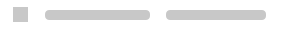
<?xml version="1.0" encoding="UTF-8"?>
<ui version="4.0">
 <class>NodeSelectorLoadingDelegate</class>
 <widget class="QWidget" name="NodeSelectorLoadingDelegate">
  <property name="geometry">
   <rect>
    <x>0</x>
    <y>0</y>
    <width>297</width>
    <height>30</height>
   </rect>
  </property>
  <property name="sizePolicy">
   <sizepolicy hsizetype="Expanding" vsizetype="Fixed">
    <horstretch>0</horstretch>
    <verstretch>0</verstretch>
   </sizepolicy>
  </property>
  <property name="minimumSize">
   <size>
    <width>0</width>
    <height>30</height>
   </size>
  </property>
  <property name="maximumSize">
   <size>
    <width>16777215</width>
    <height>64</height>
   </size>
  </property>
  <property name="windowTitle">
   <string/>
  </property>
  <property name="autoFillBackground">
   <bool>false</bool>
  </property>
  <property name="styleSheet">
   <string notr="true">#NodeSelectorLoadingDelegate
{
background-color: rgb(255, 255, 255);
}
</string>
  </property>
  <layout class="QHBoxLayout" name="horizontalLayout">
   <property name="topMargin">
    <number>5</number>
   </property>
   <property name="bottomMargin">
    <number>5</number>
   </property>
   <item>
    <widget class="QWidget" name="tFileType_2" native="true">
     <property name="sizePolicy">
      <sizepolicy hsizetype="Fixed" vsizetype="Fixed">
       <horstretch>0</horstretch>
       <verstretch>0</verstretch>
      </sizepolicy>
     </property>
     <property name="minimumSize">
      <size>
       <width>20</width>
       <height>20</height>
      </size>
     </property>
     <property name="maximumSize">
      <size>
       <width>20</width>
       <height>20</height>
      </size>
     </property>
     <property name="autoFillBackground">
      <bool>false</bool>
     </property>
     <layout class="QHBoxLayout" name="horizontalLayout_6">
      <property name="spacing">
       <number>0</number>
      </property>
      <property name="leftMargin">
       <number>0</number>
      </property>
      <property name="topMargin">
       <number>0</number>
      </property>
      <property name="rightMargin">
       <number>0</number>
      </property>
      <property name="bottomMargin">
       <number>0</number>
      </property>
      <item alignment="Qt::AlignHCenter|Qt::AlignVCenter">
       <widget class="QWidget" name="typePlaceHolder_2" native="true">
        <property name="sizePolicy">
         <sizepolicy hsizetype="Fixed" vsizetype="Fixed">
          <horstretch>0</horstretch>
          <verstretch>0</verstretch>
         </sizepolicy>
        </property>
        <property name="minimumSize">
         <size>
          <width>15</width>
          <height>15</height>
         </size>
        </property>
        <property name="maximumSize">
         <size>
          <width>15</width>
          <height>15</height>
         </size>
        </property>
        <property name="styleSheet">
         <string notr="true">background-color: rgb(200, 200, 200);</string>
        </property>
       </widget>
      </item>
     </layout>
    </widget>
   </item>
   <item>
    <spacer name="horizontalSpacer_2">
     <property name="orientation">
      <enum>Qt::Horizontal</enum>
     </property>
     <property name="sizeType">
      <enum>QSizePolicy::Fixed</enum>
     </property>
     <property name="sizeHint" stdset="0">
      <size>
       <width>8</width>
       <height>0</height>
      </size>
     </property>
    </spacer>
   </item>
   <item>
    <widget class="QWidget" name="wName_2" native="true">
     <property name="sizePolicy">
      <sizepolicy hsizetype="Expanding" vsizetype="Fixed">
       <horstretch>0</horstretch>
       <verstretch>0</verstretch>
      </sizepolicy>
     </property>
     <property name="minimumSize">
      <size>
       <width>105</width>
       <height>20</height>
      </size>
     </property>
     <property name="maximumSize">
      <size>
       <width>16777215</width>
       <height>20</height>
      </size>
     </property>
     <layout class="QVBoxLayout" name="wNameLayout_2">
      <property name="spacing">
       <number>0</number>
      </property>
      <property name="leftMargin">
       <number>0</number>
      </property>
      <property name="topMargin">
       <number>0</number>
      </property>
      <property name="rightMargin">
       <number>20</number>
      </property>
      <property name="bottomMargin">
       <number>0</number>
      </property>
      <item>
       <widget class="QWidget" name="lTransferName_2" native="true">
        <property name="sizePolicy">
         <sizepolicy hsizetype="Expanding" vsizetype="Preferred">
          <horstretch>0</horstretch>
          <verstretch>0</verstretch>
         </sizepolicy>
        </property>
        <property name="minimumSize">
         <size>
          <width>105</width>
          <height>10</height>
         </size>
        </property>
        <property name="maximumSize">
         <size>
          <width>16777215</width>
          <height>10</height>
         </size>
        </property>
        <property name="autoFillBackground">
         <bool>false</bool>
        </property>
        <property name="styleSheet">
         <string notr="true">background-color: rgb(200, 200, 200);
border-radius: 4px;</string>
        </property>
       </widget>
      </item>
     </layout>
    </widget>
   </item>
   <item>
    <widget class="QWidget" name="lItemTime_2" native="true">
     <property name="sizePolicy">
      <sizepolicy hsizetype="Expanding" vsizetype="Fixed">
       <horstretch>0</horstretch>
       <verstretch>0</verstretch>
      </sizepolicy>
     </property>
     <property name="minimumSize">
      <size>
       <width>120</width>
       <height>20</height>
      </size>
     </property>
     <property name="maximumSize">
      <size>
       <width>120</width>
       <height>20</height>
      </size>
     </property>
     <layout class="QHBoxLayout" name="horizontalLayout_7">
      <property name="leftMargin">
       <number>0</number>
      </property>
      <property name="topMargin">
       <number>0</number>
      </property>
      <property name="rightMargin">
       <number>20</number>
      </property>
      <property name="bottomMargin">
       <number>0</number>
      </property>
      <item>
       <widget class="QWidget" name="itemPlaceHolder_2" native="true">
        <property name="minimumSize">
         <size>
          <width>0</width>
          <height>10</height>
         </size>
        </property>
        <property name="maximumSize">
         <size>
          <width>16777215</width>
          <height>10</height>
         </size>
        </property>
        <property name="styleSheet">
         <string notr="true">background-color: rgb(200, 200, 200);
border-radius:4px;</string>
        </property>
       </widget>
      </item>
     </layout>
    </widget>
   </item>
  </layout>
 </widget>
 <resources/>
 <connections/>
</ui>
